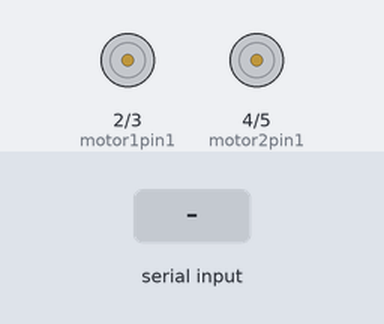
This sketch was run on a simulated Arduino Uno, built with avr-gcc and run on an emulated ATmega328P. On the bench: motor-driver pin pairs drawn as motors (green arrow = first pin HIGH = forward, orange = second pin HIGH = backward, longer = more drive). Inputs (shaded band) come from the test bench.

Above: at 1.2 s.
1.3 s: "w" received over Serial
At 2.0 s:
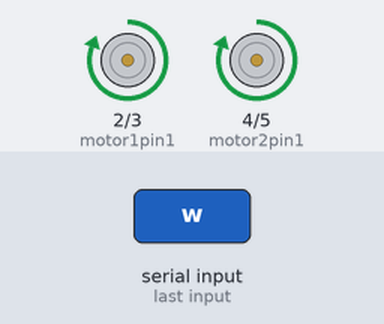
2.8 s: "d" received over Serial
At 3.1 s:
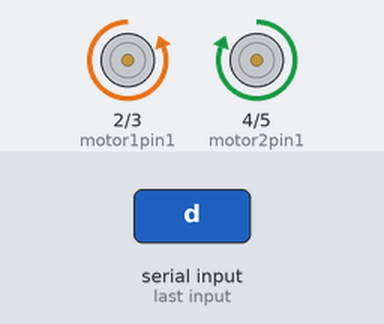
4.3 s: "s" received over Serial
At 5.5 s:
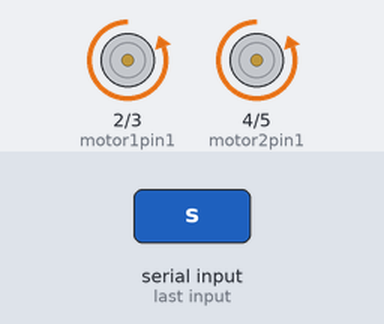
5.8 s: "a" received over Serial
At 6.6 s:
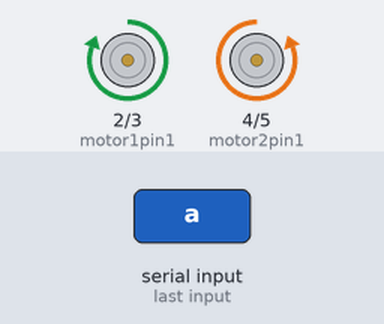
7.3 s: "/" received over Serial
At 7.8 s:
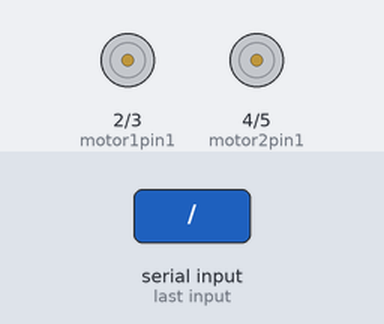
Timing chart, 0 to 9.8 s (numbered marks = the images above; inputs shaded):
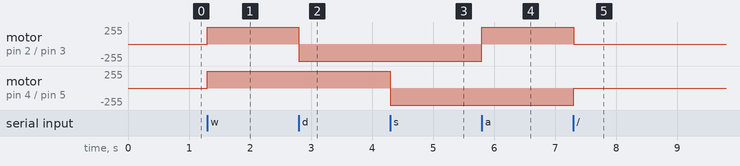

The sketch:

arduinioTank.ino
```cpp
int motor1pin1 = 2;
int motor1pin2 = 3;

int motor2pin1 = 4;
int motor2pin2 = 5;

void setup() {
    pinMode(motor1pin1, OUTPUT);
    pinMode(motor1pin2, OUTPUT);
    pinMode(motor2pin1, OUTPUT);
    pinMode(motor2pin2, OUTPUT);
    Serial.begin(9600);
}

void loop() {
    char data = Serial.read();
    //Forward
    if(data == 'w') {
      digitalWrite(motor1pin1, HIGH);
      digitalWrite(motor1pin2, LOW);

      digitalWrite(motor2pin1, HIGH);
      digitalWrite(motor2pin2, LOW);
      delay(250);

    }

    if(data =='d') {
      //Right
      digitalWrite(motor2pin1, HIGH);
      digitalWrite(motor2pin2, LOW);

      digitalWrite(motor1pin1, LOW);
      digitalWrite(motor1pin2, HIGH);
      delay(250);
    }

    if(data =='s') {
      //Backwards
      digitalWrite(motor1pin1, LOW);
      digitalWrite(motor1pin2, HIGH);

      digitalWrite(motor2pin1, LOW);
      digitalWrite(motor2pin2, HIGH);
      delay(250);
    }

    if(data =='a') {
      //Left
      digitalWrite(motor1pin1, HIGH);
      digitalWrite(motor1pin2, LOW);

      digitalWrite(motor2pin1, LOW);
      digitalWrite(motor2pin2, HIGH);
      delay(250);
    }

    if(data == '/') {
      digitalWrite(motor1pin1, LOW);
      digitalWrite(motor1pin2, LOW);
      digitalWrite(motor2pin1, LOW);
      digitalWrite(motor2pin2, LOW);
    }
}
```

Measured:
- after the input at 1.3 s, motor on pin 2 (motor1pin1) / pin 3 (motor1pin2), motor on pin 4 (motor2pin1) / pin 5 (motor2pin2): stopped → forward 255/255 at once
- after the input at 2.8 s, motor on pin 2 (motor1pin1) / pin 3 (motor1pin2): forward 255/255 → backward 255/255 at once
- after the input at 4.3 s, motor on pin 4 (motor2pin1) / pin 5 (motor2pin2): forward 255/255 → backward 255/255 at once
- after the input at 5.8 s, motor on pin 2 (motor1pin1) / pin 3 (motor1pin2): backward 255/255 → forward 255/255 at once
- after the input at 7.3 s, motor on pin 2 (motor1pin1) / pin 3 (motor1pin2): forward 255/255 → stopped at once; motor on pin 4 (motor2pin1) / pin 5 (motor2pin2): backward 255/255 → stopped at once
